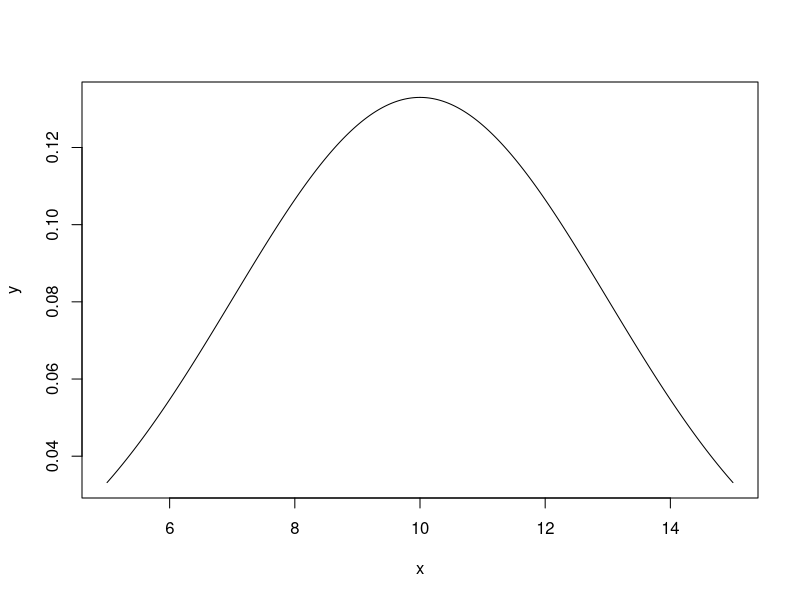
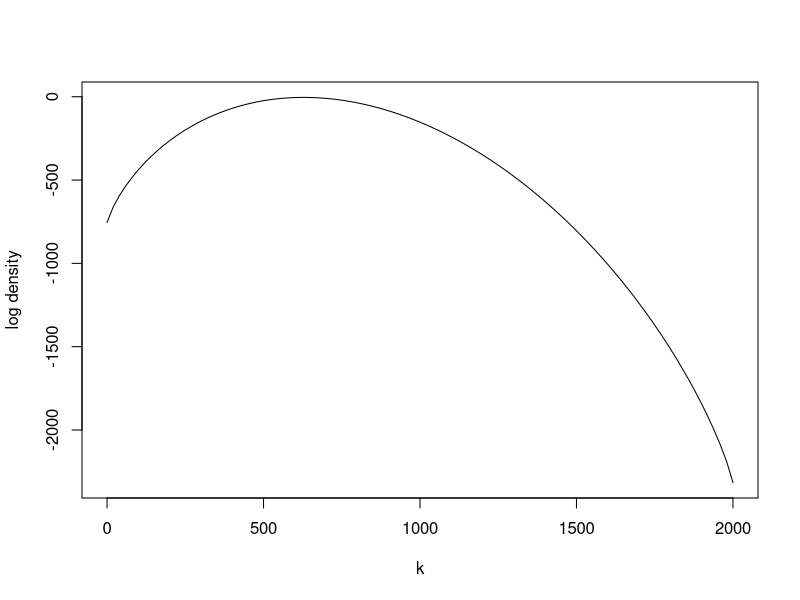
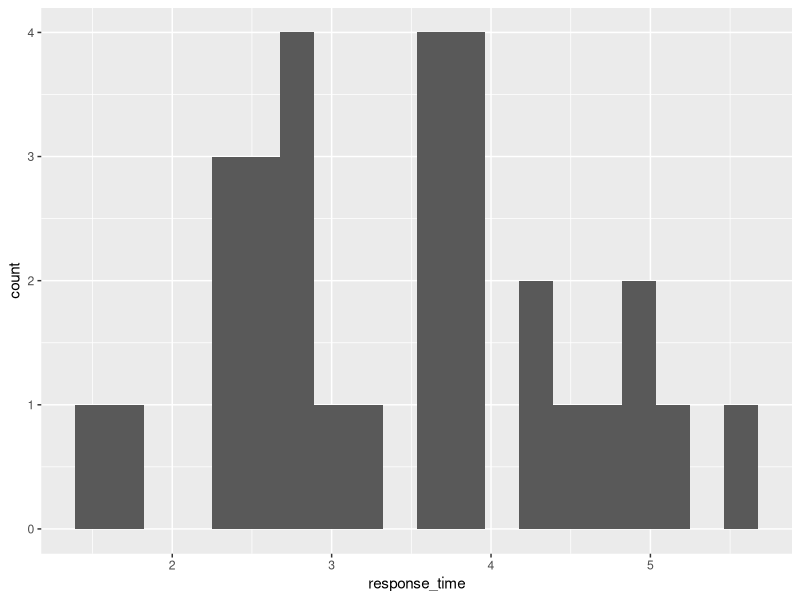
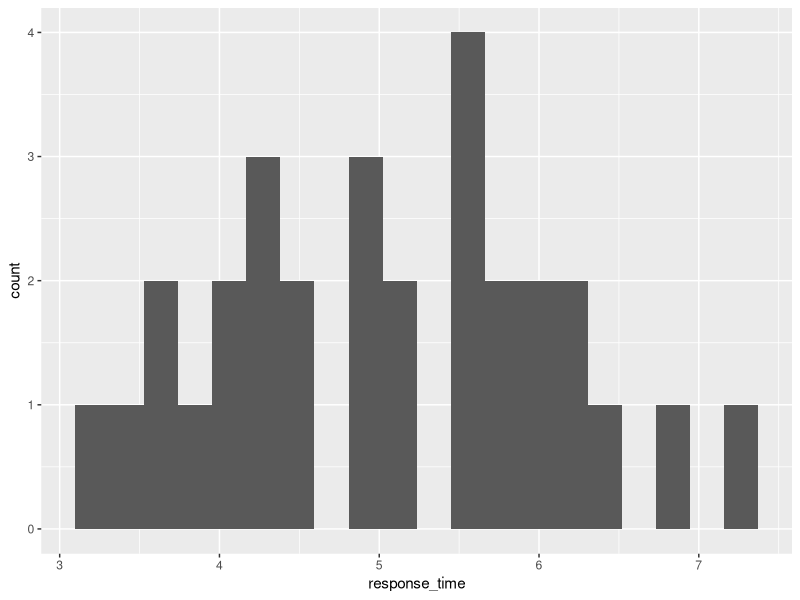

The R script that drew these images, in order:
## ---- chunk 1
knitr::opts_chunk$set(echo = F)

setwd("~/User files/Peter/Heriot-Watt University/R Statistics/HRI statistics course/HRI stats course/interaction-design")

## ---- chunk 2

library(readr)
library(tidyr)
library(dplyr)
library(ggplot2)

## ---- chunk 3

t_test_data <- read_csv("t-test-data.csv")

## ---- chunk 4

head(t_test_data)

## ---- chunk 5

summary(t_test_data)

## ---- chunk 6

t_test_data %>%
  group_by(animacy) %>%                     
  summarise(avg_rating = mean(likert_num),  
            sd_rating = sd(likert_num),
            avg_rt = mean(response_time),
            sd_rt = sd(response_time))

## ---- chunk 7

x <- seq(5,15,length=1000)
y <- dnorm(x,mean=10, sd=3)
plot(x,y, type="l", lwd=1)

## ---- chunk 8

n <- 2000
k <- seq(0, n, by = 20)
plot (k, dbinom(k, n, pi/10, log = TRUE), type = "l", ylab = "log density")


## ---- chunk 9

t_test_data %>%
  filter(animacy == "non_animated") %>%
  ggplot(.) +
  geom_histogram(mapping = aes(x = response_time),
                 bins = 20)


## ---- chunk 10

t_test_data %>%
  filter(animacy == "animated") %>%
  ggplot(.) +
  geom_histogram(mapping = aes(x = response_time),
                 bins = 20)

